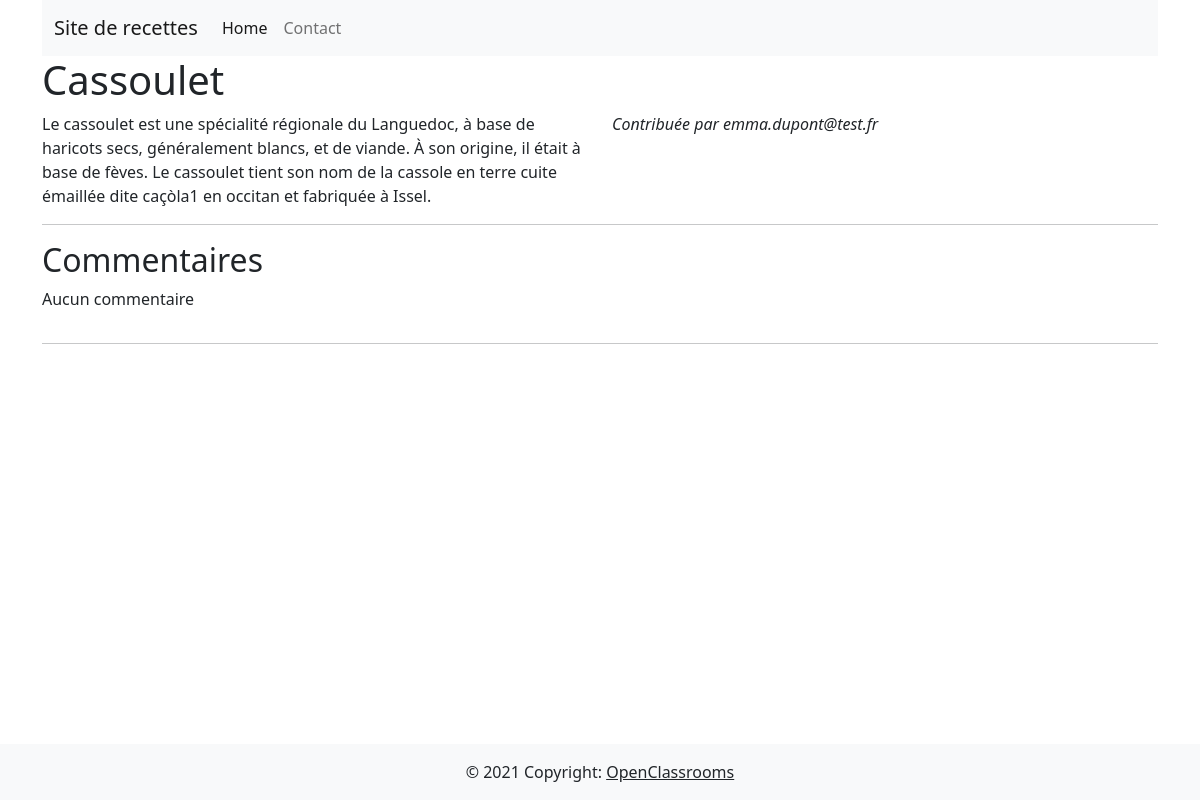
The app's page /_recipes_read.php?id=1 with its own data.
### tables this page shows
CREATE TABLE `comments` (
  `comment_id` int(11) NOT NULL,
  `user_id` int(11) NOT NULL,
  `recipe_id` int(11) NOT NULL,
  `comment` longtext NOT NULL
);

CREATE TABLE `recipes` (
  `recipe_id` int(11) NOT NULL,
  `titre` varchar(128) NOT NULL,
  `recette` text NOT NULL,
  `auteur` varchar(255) NOT NULL,
  `disponible` tinyint(1) NOT NULL
);

### _recipes_read.php (the view, shortened to what this page needs)
<?php
require_once(__DIR__ . '/sql/databaseconnect.php');
$getData = $_GET;
$retrieveRecipeWithCommentsStatement = $mysqlClient->prepare('SELECT r.*, c.comment_id, c.comment, c.user_id, u.fullname FROM recipes r
LEFT JOIN comments c on c.recipe_id = r.recipe_id
LEFT JOIN users u ON u.user_id = c.user_id
WHERE r.recipe_id = :id ');
$retrieveRecipeWithCommentsStatement->execute([
    'id' => (int)$getData['id'],
]);
$recipeWithComments = $retrieveRecipeWithCommentsStatement->fetchAll(PDO::FETCH_ASSOC);
$recette = [
    'recipe_id' => $recipeWithComments[0]['recipe_id'],
    'titre' => $recipeWithComments[0]['titre'],
    'recette' => $recipeWithComments[0]['recette'],
    'auteur' => $recipeWithComments[0]['auteur'],
    'comments' => [],
];
?>
<!DOCTYPE html>
<html>
    <head>
        <link
            href="https://cdn.jsdelivr.net/npm/bootstrap@5.0.2/dist/css/bootstrap.min.css"
            rel="stylesheet"
        >
    </head>
    <body class="d-flex flex-column min-vh-100">
        <div class="container">
            <?php require_once(__DIR__ . '/inclut/header.php'); ?>
            <h1><?php echo($recette['titre']); ?></h1>
            <div class="row">
                <article class="col">
                    <?php echo($recette['recette']); ?>
                </article>
                <aside class="col">
                    <p><i>Contribuée par <?php echo($recette['auteur']); ?></i></p>
                </aside>
            </div>
            <hr />
            <h2>Commentaires</h2>
            <?php if ($recette['comments'] !== []) { ?>
            <div class="row">
                <?php foreach ($recette['comments'] as $comment) { ?>
                    <div class="comment">
                        <p><?php echo $comment['comment']; ?></p>
                        <i><?php echo $comment['fullname']; ?></i>
                    </div>
                <?php } ?>
            </div>
            <?php } else { ?>
            <div class="row">
                <p>Aucun commentaire</p>
            </div>
            <?php } ?>
            <hr />
        </div>
        <?php require_once(__DIR__ . '/inclut/footer.php'); ?>
    </body>
</html>

### records on screen
comments: recipe.titre "Cassoulet", recipe.recette "Le cassoulet est une spécialité régionale du Languedoc, à base de haricots secs, généralement blancs, et de viande. À son origine, il était à base de fèves. Le cassoulet tient son nom de la cassole en terre cuite émaillée dite caçòla1 en occitan et fabriquée à Issel.", recipe.auteur "emma.dupont@test.fr"
